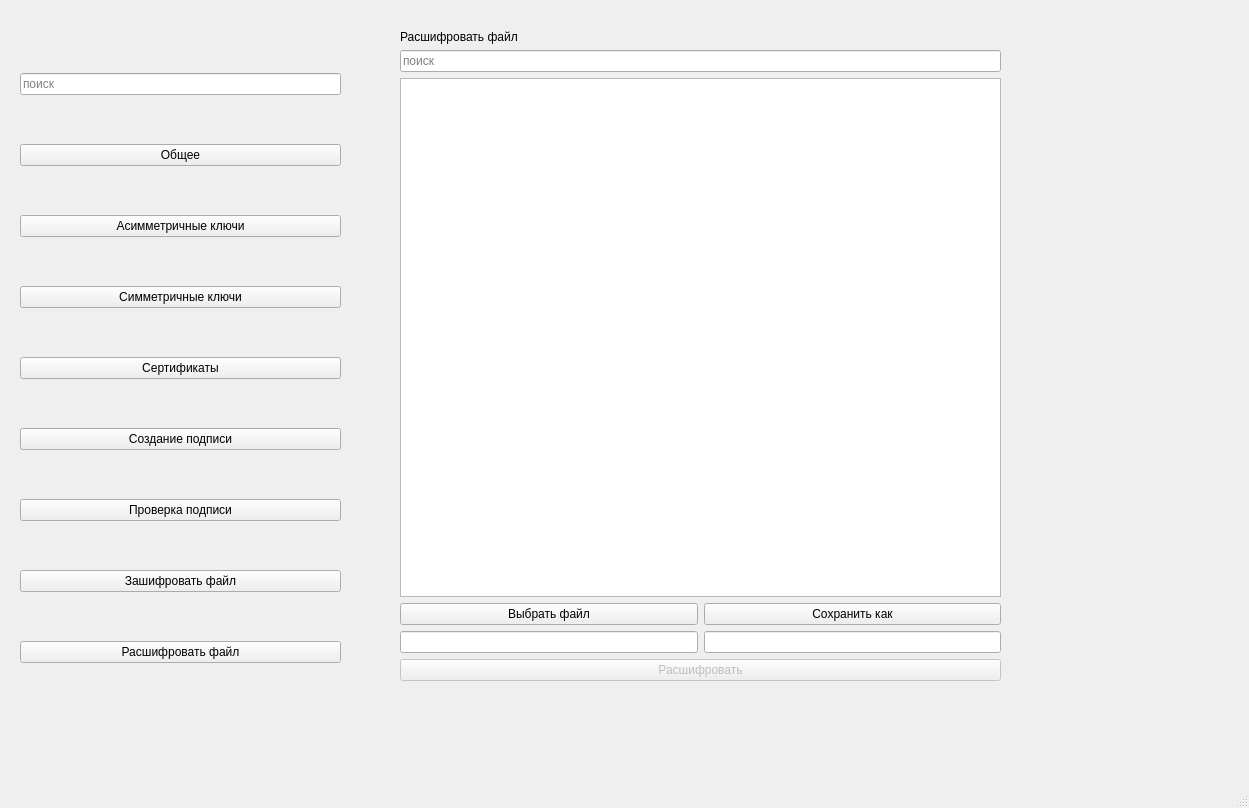
<?xml version="1.0" encoding="UTF-8"?>
<ui version="4.0">
 <class>MainWindow</class>
 <widget class="QMainWindow" name="MainWindow">
  <property name="geometry">
   <rect>
    <x>0</x>
    <y>0</y>
    <width>1249</width>
    <height>808</height>
   </rect>
  </property>
  <property name="windowTitle">
   <string>MainWindow</string>
  </property>
  <widget class="QWidget" name="centralwidget">
   <widget class="QStackedWidget" name="stackedWidget">
    <property name="geometry">
     <rect>
      <x>400</x>
      <y>30</y>
      <width>721</width>
      <height>711</height>
     </rect>
    </property>
    <property name="currentIndex">
     <number>7</number>
    </property>
    <widget class="QWidget" name="general">
     <widget class="QWidget" name="verticalLayoutWidget_2">
      <property name="geometry">
       <rect>
        <x>0</x>
        <y>380</y>
        <width>522</width>
        <height>121</height>
       </rect>
      </property>
      <layout class="QVBoxLayout" name="verticalLayout_2">
       <item>
        <widget class="QLabel" name="label">
         <property name="sizePolicy">
          <sizepolicy hsizetype="Preferred" vsizetype="Preferred">
           <horstretch>0</horstretch>
           <verstretch>200</verstretch>
          </sizepolicy>
         </property>
         <property name="font">
          <font>
           <family>Abyssinica SIL</family>
           <pointsize>14</pointsize>
          </font>
         </property>
         <property name="text">
          <string>Язык</string>
         </property>
        </widget>
       </item>
       <item>
        <widget class="QLabel" name="label_2">
         <property name="font">
          <font>
           <family>Abyssinica SIL</family>
           <pointsize>9</pointsize>
          </font>
         </property>
         <property name="text">
          <string>Выберите язык провайдера для текущего пользователя</string>
         </property>
        </widget>
       </item>
       <item>
        <widget class="QComboBox" name="comboBox">
         <property name="sizePolicy">
          <sizepolicy hsizetype="Maximum" vsizetype="Maximum">
           <horstretch>200</horstretch>
           <verstretch>200</verstretch>
          </sizepolicy>
         </property>
         <property name="minimumSize">
          <size>
           <width>200</width>
           <height>0</height>
          </size>
         </property>
         <item>
          <property name="text">
           <string>Русский</string>
          </property>
         </item>
         <item>
          <property name="text">
           <string>Английский</string>
          </property>
         </item>
        </widget>
       </item>
      </layout>
     </widget>
     <widget class="QLabel" name="label_3">
      <property name="geometry">
       <rect>
        <x>240</x>
        <y>20</y>
        <width>74</width>
        <height>23</height>
       </rect>
      </property>
      <property name="text">
       <string>Общее</string>
      </property>
     </widget>
    </widget>
    <widget class="QWidget" name="asymmetric">
     <widget class="QWidget" name="verticalLayoutWidget_4">
      <property name="geometry">
       <rect>
        <x>0</x>
        <y>0</y>
        <width>601</width>
        <height>651</height>
       </rect>
      </property>
      <layout class="QVBoxLayout" name="verticalLayout_4">
       <item>
        <widget class="QLabel" name="Asymmetric_label">
         <property name="text">
          <string>Асимметричные ключи</string>
         </property>
        </widget>
       </item>
       <item>
        <widget class="QLineEdit" name="asymmetric_search">
         <property name="placeholderText">
          <string>поиск</string>
         </property>
        </widget>
       </item>
       <item>
        <widget class="QTableWidget" name="asymmetric_table"/>
       </item>
       <item>
        <layout class="QGridLayout" name="gridLayout">
         <property name="spacing">
          <number>7</number>
         </property>
         <item row="2" column="0">
          <layout class="QHBoxLayout" name="horizontalLayout">
           <item>
            <widget class="QComboBox" name="asymmetric_combo_box"/>
           </item>
           <item>
            <widget class="QLineEdit" name="asymmetric_name">
             <property name="placeholderText">
              <string>название</string>
             </property>
            </widget>
           </item>
           <item>
            <widget class="QPushButton" name="asymmetric_create_button">
             <property name="text">
              <string>Создать</string>
             </property>
            </widget>
           </item>
          </layout>
         </item>
         <item row="1" column="0">
          <widget class="QPushButton" name="asymmetric_delete_button">
           <property name="enabled">
            <bool>false</bool>
           </property>
           <property name="text">
            <string>Удалить</string>
           </property>
          </widget>
         </item>
         <item row="0" column="0">
          <widget class="QPushButton" name="asymmetric_export_button">
           <property name="enabled">
            <bool>false</bool>
           </property>
           <property name="text">
            <string>Экпортировать</string>
           </property>
          </widget>
         </item>
        </layout>
       </item>
      </layout>
     </widget>
    </widget>
    <widget class="QWidget" name="page">
     <widget class="QWidget" name="verticalLayoutWidget_5">
      <property name="geometry">
       <rect>
        <x>0</x>
        <y>0</y>
        <width>601</width>
        <height>651</height>
       </rect>
      </property>
      <layout class="QVBoxLayout" name="verticalLayout_5">
       <item>
        <widget class="QLabel" name="symmetric_label">
         <property name="text">
          <string>Симметричные ключи</string>
         </property>
        </widget>
       </item>
       <item>
        <widget class="QLineEdit" name="symmetric_search">
         <property name="placeholderText">
          <string>поиск</string>
         </property>
        </widget>
       </item>
       <item>
        <widget class="QTableWidget" name="symmetric_table"/>
       </item>
       <item>
        <layout class="QGridLayout" name="gridLayout_2">
         <property name="spacing">
          <number>7</number>
         </property>
         <item row="2" column="0">
          <layout class="QHBoxLayout" name="horizontalLayout_2">
           <item>
            <widget class="QComboBox" name="symmetric_combo_box"/>
           </item>
           <item>
            <widget class="QLineEdit" name="symmetric_name">
             <property name="placeholderText">
              <string>название</string>
             </property>
            </widget>
           </item>
           <item>
            <widget class="QPushButton" name="symmetric_create_button">
             <property name="text">
              <string>Создать</string>
             </property>
            </widget>
           </item>
          </layout>
         </item>
         <item row="1" column="0">
          <widget class="QPushButton" name="symmetric_delete_button">
           <property name="enabled">
            <bool>false</bool>
           </property>
           <property name="text">
            <string>Удалить</string>
           </property>
          </widget>
         </item>
         <item row="0" column="0">
          <widget class="QPushButton" name="symmetric_export_button">
           <property name="enabled">
            <bool>false</bool>
           </property>
           <property name="text">
            <string>Экпортировать</string>
           </property>
          </widget>
         </item>
        </layout>
       </item>
      </layout>
     </widget>
    </widget>
    <widget class="QWidget" name="page_2">
     <widget class="QWidget" name="verticalLayoutWidget_6">
      <property name="geometry">
       <rect>
        <x>0</x>
        <y>0</y>
        <width>601</width>
        <height>651</height>
       </rect>
      </property>
      <layout class="QVBoxLayout" name="verticalLayout_6">
       <item>
        <widget class="QLabel" name="certificate_label">
         <property name="text">
          <string>Сертификаты</string>
         </property>
        </widget>
       </item>
       <item>
        <widget class="QLineEdit" name="certificate_search">
         <property name="placeholderText">
          <string>поиск</string>
         </property>
        </widget>
       </item>
       <item>
        <widget class="QTableWidget" name="certificate_table"/>
       </item>
       <item>
        <layout class="QGridLayout" name="gridLayout_3">
         <property name="spacing">
          <number>7</number>
         </property>
         <item row="2" column="0">
          <layout class="QHBoxLayout" name="horizontalLayout_3">
           <item>
            <widget class="QComboBox" name="certificate_combo_box"/>
           </item>
           <item>
            <widget class="QPushButton" name="certificate_create_button">
             <property name="text">
              <string>Создать</string>
             </property>
            </widget>
           </item>
          </layout>
         </item>
         <item row="1" column="0">
          <widget class="QPushButton" name="certificate_delete_button">
           <property name="enabled">
            <bool>false</bool>
           </property>
           <property name="text">
            <string>Удалить</string>
           </property>
          </widget>
         </item>
         <item row="0" column="0">
          <widget class="QPushButton" name="certificate_export_button">
           <property name="enabled">
            <bool>false</bool>
           </property>
           <property name="text">
            <string>Экпортировать</string>
           </property>
          </widget>
         </item>
        </layout>
       </item>
      </layout>
     </widget>
    </widget>
    <widget class="QWidget" name="page_3">
     <widget class="QWidget" name="verticalLayoutWidget_7">
      <property name="geometry">
       <rect>
        <x>0</x>
        <y>0</y>
        <width>601</width>
        <height>651</height>
       </rect>
      </property>
      <layout class="QVBoxLayout" name="verticalLayout_7">
       <item>
        <widget class="QLabel" name="signature_label">
         <property name="text">
          <string>Создание подписи</string>
         </property>
        </widget>
       </item>
       <item>
        <widget class="QLineEdit" name="signature_search">
         <property name="placeholderText">
          <string>поиск</string>
         </property>
        </widget>
       </item>
       <item>
        <widget class="QTableWidget" name="signature_table"/>
       </item>
       <item>
        <layout class="QGridLayout" name="gridLayout_5">
         <item row="1" column="1">
          <widget class="QLineEdit" name="signature_filepath_close"/>
         </item>
         <item row="0" column="1">
          <widget class="QPushButton" name="signature_file_close_button">
           <property name="text">
            <string>Сохранить подпись как</string>
           </property>
          </widget>
         </item>
         <item row="1" column="0">
          <widget class="QLineEdit" name="signature_filepath_open"/>
         </item>
         <item row="0" column="0">
          <widget class="QPushButton" name="signature_file_open_button">
           <property name="text">
            <string>Выбрать файл для подписи</string>
           </property>
          </widget>
         </item>
         <item row="2" column="0" colspan="2">
          <widget class="QPushButton" name="signature_save_button">
           <property name="enabled">
            <bool>false</bool>
           </property>
           <property name="text">
            <string>Подписать</string>
           </property>
          </widget>
         </item>
        </layout>
       </item>
      </layout>
     </widget>
    </widget>
    <widget class="QWidget" name="page_4">
     <widget class="QWidget" name="verticalLayoutWidget_8">
      <property name="geometry">
       <rect>
        <x>0</x>
        <y>0</y>
        <width>601</width>
        <height>651</height>
       </rect>
      </property>
      <layout class="QVBoxLayout" name="verticalLayout_8">
       <item>
        <widget class="QLabel" name="verification_label">
         <property name="text">
          <string>Проверка подписи</string>
         </property>
        </widget>
       </item>
       <item>
        <widget class="QLineEdit" name="verification_search">
         <property name="placeholderText">
          <string>поиск</string>
         </property>
        </widget>
       </item>
       <item>
        <widget class="QTableWidget" name="verification_table"/>
       </item>
       <item>
        <layout class="QGridLayout" name="gridLayout_4">
         <item row="0" column="0">
          <widget class="QPushButton" name="verification_file_open_button">
           <property name="font">
            <font>
             <family>Abyssinica SIL</family>
             <pointsize>10</pointsize>
            </font>
           </property>
           <property name="text">
            <string>Выбрать подписанный файл</string>
           </property>
          </widget>
         </item>
         <item row="0" column="1">
          <widget class="QPushButton" name="verification_file_close_button">
           <property name="font">
            <font>
             <family>Abyssinica SIL</family>
             <pointsize>10</pointsize>
            </font>
           </property>
           <property name="text">
            <string>Выбрать файл с подписью</string>
           </property>
          </widget>
         </item>
         <item row="1" column="0">
          <widget class="QLineEdit" name="verification_filepath_open"/>
         </item>
         <item row="1" column="1">
          <widget class="QLineEdit" name="verification_filepath_close"/>
         </item>
         <item row="2" column="0" colspan="2">
          <widget class="QPushButton" name="verification_test_button">
           <property name="enabled">
            <bool>false</bool>
           </property>
           <property name="text">
            <string>Проверить подпись</string>
           </property>
          </widget>
         </item>
        </layout>
       </item>
      </layout>
     </widget>
    </widget>
    <widget class="QWidget" name="page_5">
     <widget class="QWidget" name="verticalLayoutWidget_9">
      <property name="geometry">
       <rect>
        <x>0</x>
        <y>0</y>
        <width>601</width>
        <height>651</height>
       </rect>
      </property>
      <layout class="QVBoxLayout" name="verticalLayout_9">
       <item>
        <widget class="QLabel" name="encryp_label">
         <property name="text">
          <string>Зашифровать файл</string>
         </property>
        </widget>
       </item>
       <item>
        <widget class="QLineEdit" name="encrypt_search">
         <property name="placeholderText">
          <string>поиск</string>
         </property>
        </widget>
       </item>
       <item>
        <widget class="QTableWidget" name="encrypt_table"/>
       </item>
       <item>
        <layout class="QGridLayout" name="gridLayout_6">
         <item row="1" column="1">
          <widget class="QLineEdit" name="encrypt_filepath_close"/>
         </item>
         <item row="0" column="0">
          <widget class="QPushButton" name="encrypt_file_open_button">
           <property name="text">
            <string>Выбрать файл</string>
           </property>
          </widget>
         </item>
         <item row="1" column="0">
          <widget class="QLineEdit" name="encrypt_filepath_open"/>
         </item>
         <item row="0" column="1">
          <widget class="QPushButton" name="encrypt_file_close_button">
           <property name="text">
            <string>Сохранить как</string>
           </property>
          </widget>
         </item>
         <item row="2" column="0" colspan="2">
          <widget class="QPushButton" name="encrypt_save_button">
           <property name="enabled">
            <bool>false</bool>
           </property>
           <property name="text">
            <string>Зашифровать</string>
           </property>
          </widget>
         </item>
        </layout>
       </item>
      </layout>
     </widget>
    </widget>
    <widget class="QWidget" name="page_6">
     <widget class="QWidget" name="verticalLayoutWidget_10">
      <property name="geometry">
       <rect>
        <x>0</x>
        <y>0</y>
        <width>601</width>
        <height>651</height>
       </rect>
      </property>
      <layout class="QVBoxLayout" name="verticalLayout_10">
       <item>
        <widget class="QLabel" name="decrypt_label">
         <property name="text">
          <string>Расшифровать файл</string>
         </property>
        </widget>
       </item>
       <item>
        <widget class="QLineEdit" name="decrypt_search">
         <property name="placeholderText">
          <string>поиск</string>
         </property>
        </widget>
       </item>
       <item>
        <widget class="QTableWidget" name="decrypt_table"/>
       </item>
       <item>
        <layout class="QGridLayout" name="gridLayout_7">
         <item row="1" column="1">
          <widget class="QLineEdit" name="decrypt_filepath_close"/>
         </item>
         <item row="0" column="0">
          <widget class="QPushButton" name="decrypt_file_open_button">
           <property name="text">
            <string>Выбрать файл</string>
           </property>
          </widget>
         </item>
         <item row="1" column="0">
          <widget class="QLineEdit" name="decrypt_filepath_open"/>
         </item>
         <item row="0" column="1">
          <widget class="QPushButton" name="decrypt_file_close_button">
           <property name="text">
            <string>Сохранить как</string>
           </property>
          </widget>
         </item>
         <item row="2" column="0" colspan="2">
          <widget class="QPushButton" name="decrypt_save_button">
           <property name="enabled">
            <bool>false</bool>
           </property>
           <property name="text">
            <string>Расшифровать</string>
           </property>
          </widget>
         </item>
        </layout>
       </item>
      </layout>
     </widget>
    </widget>
   </widget>
   <widget class="QWidget" name="verticalLayoutWidget">
    <property name="geometry">
     <rect>
      <x>20</x>
      <y>30</y>
      <width>321</width>
      <height>681</height>
     </rect>
    </property>
    <layout class="QVBoxLayout" name="verticalLayout">
     <item>
      <widget class="QLineEdit" name="lineEdit">
       <property name="placeholderText">
        <string>поиск</string>
       </property>
      </widget>
     </item>
     <item>
      <widget class="QPushButton" name="general_button">
       <property name="text">
        <string>Общее</string>
       </property>
      </widget>
     </item>
     <item>
      <widget class="QPushButton" name="asymmetric_button">
       <property name="styleSheet">
        <string notr="true"/>
       </property>
       <property name="text">
        <string>Асимметричные ключи</string>
       </property>
      </widget>
     </item>
     <item>
      <widget class="QPushButton" name="symmetric_button">
       <property name="text">
        <string>Симметричные ключи</string>
       </property>
      </widget>
     </item>
     <item>
      <widget class="QPushButton" name="certificate_button">
       <property name="text">
        <string>Сертификаты</string>
       </property>
      </widget>
     </item>
     <item>
      <widget class="QPushButton" name="signature_button">
       <property name="text">
        <string>Создание подписи</string>
       </property>
      </widget>
     </item>
     <item>
      <widget class="QPushButton" name="verification_button">
       <property name="text">
        <string>Проверка подписи</string>
       </property>
      </widget>
     </item>
     <item>
      <widget class="QPushButton" name="encrypt_button">
       <property name="text">
        <string>Зашифровать файл</string>
       </property>
      </widget>
     </item>
     <item>
      <widget class="QPushButton" name="decrypt_button">
       <property name="text">
        <string>Расшифровать файл</string>
       </property>
      </widget>
     </item>
    </layout>
   </widget>
  </widget>
  <widget class="QMenuBar" name="menubar">
   <property name="geometry">
    <rect>
     <x>0</x>
     <y>0</y>
     <width>1249</width>
     <height>28</height>
    </rect>
   </property>
  </widget>
  <widget class="QStatusBar" name="statusbar"/>
 </widget>
 <resources/>
 <connections/>
</ui>
